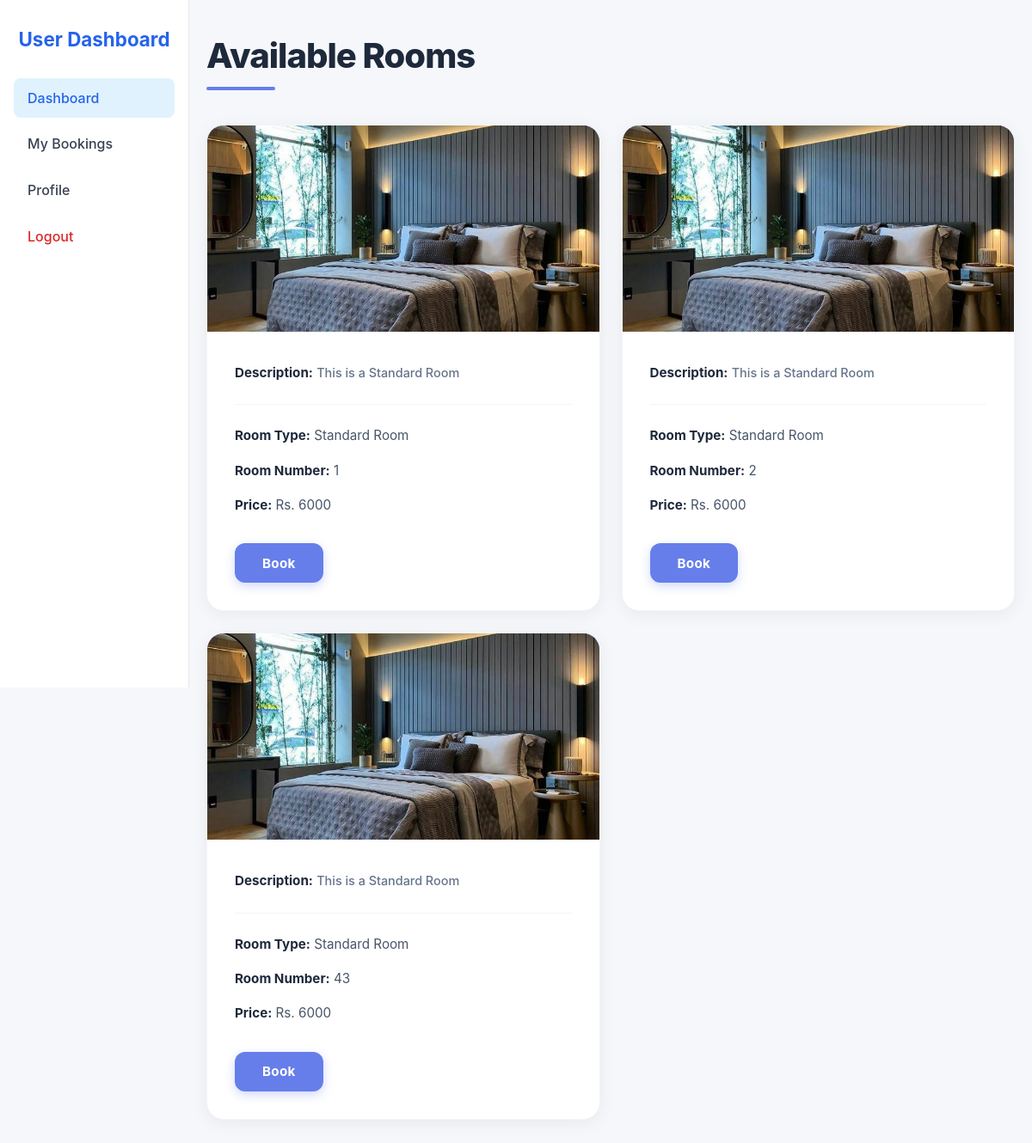
/user_dashboard (signed in), run on the app's committed database.
### tables this page shows
CREATE TABLE rooms (
            room_id INTEGER PRIMARY KEY AUTOINCREMENT,
            room_number TEXT UNIQUE NOT NULL,
            room_type_id INTEGER NOT NULL,
            price_per_night INTEGER,
            FOREIGN KEY(room_type_id) REFERENCES room_types(room_type_id) ON DELETE CASCADE
        );

CREATE TABLE room_types (
            room_type_id INTEGER PRIMARY KEY AUTOINCREMENT,
            room_type_name TEXT UNIQUE NOT NULL,
            description TEXT,
            price_per_night INTEGER,
            image_path TEXT,
            max_guests INTEGER NOT NULL DEFAULT 2 CHECK(max_guests >= 1)
        );

### app.py (the view)
    @app.get("/user_dashboard")
    @need_user
    def user_dashboard():
        available_rooms = room_model.list_all_public_rooms()
        return render_template("user_dashboard.html", available_rooms=available_rooms)

### app.py (called while the page is built)
def need_user(view_func):
    @wraps(view_func)
    def wrapped(*args, **kwargs):
        if "user_id" not in session:
            flash("Please login first.", "warning")
            return redirect(url_for("login", next=request.url))
        if session.get("is_admin"):
            flash("User access required.", "danger")
            return redirect(url_for("admin_dashboard"))
        return view_func(*args, **kwargs)
    return wrapped

### hotel_app/models/db.py (called while the page is built)
def conn():
    conn = sqlite3.connect(DB_PATH)
    conn.row_factory = sqlite3.Row
    conn.execute("PRAGMA foreign_keys = ON")
    return conn

### hotel_app/models/room_model.py (called while the page is built)
def list_all_public_rooms():
    conn = db_model.conn()
    rows = conn.execute(
        """
        SELECT t1.*, t2.image_path, t2.room_type_name, t2.description
        FROM rooms t1
        LEFT JOIN room_types t2 ON t1.room_type_id = t2.room_type_id
    """
    ).fetchall()
    conn.close()
    return rows

### templates/user_dashboard.html (shortened to what this page needs)
<!DOCTYPE html>
<html lang="en">
<head>
    <link rel="stylesheet" href="{{ url_for('static', filename='css/flash.css') }}">
    <link rel="stylesheet" href="{{ url_for('static', filename='css/user_dashboard_inline.css') }}">
</head>
<body>
    <div class="dashboard">
        <aside class="sidebar">
            <h2>User Dashboard</h2>
            <nav>
                <a href="{{ url_for('user_dashboard') }}" class="active">Dashboard</a>
                <a href="{{ url_for('my_bookings') }}">My Bookings</a>
                <a href="{{ url_for('user_profile') }}">Profile</a>
                <a href="{{ url_for('logout') }}" class="logout">Logout</a>
            </nav>
        </aside>
        <section class="rooms-section">
            <h2 class="section-title">Available Rooms</h2>
            <div class="rooms-grid">
                {% for r in available_rooms %}
                <div class="room-card">
                    {% if r.image_path %}
                    <img src="{{ url_for('static', filename='uploads/rooms/' ~ r.image_path) }}" alt="Room Image">
                    {% endif %}
                    <div class="room-info">
                        <p><strong>Description:</strong> <span class="room-description-muted">{{ r.description }}</span></p>
                        <p><strong>Room Type:</strong> {{ r.room_type_name }}</p>
                        <p><strong>Room Number:</strong> {{ r.room_number }}</p>
                        <p><strong>Price:</strong> Rs. {{ r.price_per_night }}</p>
                        <a href="{{ url_for('book_room', room_id=r.room_id) }}" class="btn btn-primary">Book</a>
                    </div>
                </div>
                {% else %}
                <div class="empty-state">
                    <p>No rooms available right now.</p>
                </div>
                {% endfor %}
            </div>
        </section>
    </div>
</body>
</html>

### static/css/user_dashboard_inline.css (style rules this page uses)
* { margin: 0; padding: 0; box-sizing: border-box; }
body { font-family: 'Inter', -apple-system, BlinkMacSystemFont, 'Segoe UI', Arial, sans-serif; background: #f5f7fa; color: #1e293b; }
.dashboard { display: flex; min-height: 100vh; }
.sidebar { width: 220px; background: #ffffff; border-right: 1px solid #e5e7eb; padding: 2rem 1rem; position: fixed; height: 100vh; }
.sidebar h2 { font-size: 1.4rem; font-weight: 700; text-align: center; margin-bottom: 2rem; color: #2563eb; }
.sidebar nav { display: flex; flex-direction: column; gap: 0.5rem; }
.sidebar nav a { padding: 0.8rem 1rem; color: #374151; text-decoration: none; border-radius: 8px; font-weight: 500; transition: all 0.2s ease-in-out; }
.sidebar nav a:hover, .sidebar nav a.active { background: #e0f2fe; color: #2563eb; }
.sidebar nav a.logout { margin-top: auto; color: #dc2626; }
.rooms-section { flex: 1; margin-left: 220px; padding: 40px 20px; width: calc(100% - 220px); }
.section-title { font-size: 2.5rem; font-weight: 800; color: #1e293b; margin-bottom: 2.5rem; letter-spacing: -1px; position: relative; padding-bottom: 1rem; }
.section-title::after { content: ''; position: absolute; left: 0; bottom: 0; width: 80px; height: 4px; background: #667eea; border-radius: 2px; }
.rooms-grid { display: grid; grid-template-columns: repeat(auto-fill, minmax(350px, 1fr)); gap: 25px; }
.room-card { background: white; border-radius: 20px; overflow: hidden; box-shadow: 0 4px 20px rgba(0, 0, 0, 0.06); transition: all 0.4s cubic-bezier(0.4, 0, 0.2, 1); border: 1px solid #f1f5f9; }
.room-card img { width: 100%; height: 240px; object-fit: cover; background: #667eea; transition: transform 0.4s ease; }
.room-info { padding: 2rem; }
.room-info p { margin-bottom: 1rem; font-size: 0.95rem; color: #475569; line-height: 1.6; }
.room-info p strong { color: #1e293b; font-weight: 700; }
.room-info p:first-child { margin-bottom: 1.5rem; padding-bottom: 1.5rem; border-bottom: 1px solid #f1f5f9; }
.room-info p:first-child span { color: #64748b; font-weight: 500; font-size: 0.9rem; }
.room-description-muted { color: rgba(87, 87, 87, 0.904); font-weight: 600; font-size: 0.9rem; }
.btn { display: inline-block; padding: 0.85rem 2rem; background: #667eea; color: white; text-decoration: none; border-radius: 12px; font-weight: 700; font-size: 0.95rem; transition: all 0.3s cubic-bezier(0.4, 0, 0.2, 1); margin-top: 1rem; text-align: center; box-shadow: 0 4px 12px rgba(102, 126, 234, 0.3); letter-spacing: 0.3px; }

### data on the page
rooms: image_path (picture), description "This is a Standard Room", room_type_name "Standard Room", room_number "1", price_per_night "6000"
rooms: image_path (picture), description "This is a Standard Room", room_type_name "Standard Room", room_number "2", price_per_night "6000"
rooms: image_path (picture), description "This is a Standard Room", room_type_name "Standard Room", room_number "43", price_per_night "6000"
